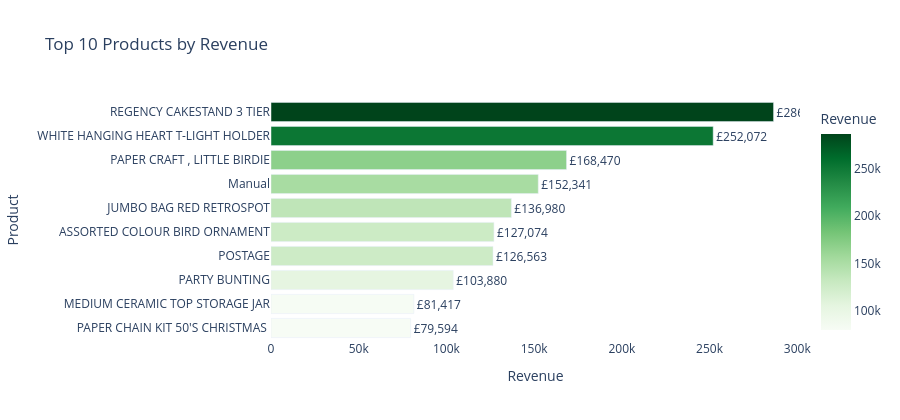

The notebook cell this image was saved under:
### Code cell
top_products = df.groupby('Description')['TotalPrice'].sum().sort_values(ascending=False).head(10).reset_index()
top_products.columns = ['Product', 'Revenue']
top_products['Product'] = top_products['Product'].str[:40]

fig3 = px.bar(
    top_products, x='Revenue', y='Product',
    orientation='h', color='Revenue',
    color_continuous_scale='Greens',
    title='Top 10 Products by Revenue',
    text=top_products['Revenue'].apply(lambda x: f'£{x:,.0f}')
)
fig3.update_traces(textposition='outside')
fig3.update_layout(
    height=420, showlegend=False,
    plot_bgcolor='white', paper_bgcolor='white',
    yaxis=dict(categoryorder='total ascending')
)
fig3.show()
print("图3完成")

### Figure 1 — Plotly figure (JSON) as saved in the notebook; plotly's stock layout.template omitted (floating-point values rounded to 4 significant figures)
{"data": [{"hovertemplate": "Revenue=%{marker.color}<br>Product=%{y}<br>text=%{text}<extra></extra>", "legendgroup": "", "marker": {"color": [286500.0, 252100.0, 168500.0, 152300.0, 137000.0, 127100.0, 126600.0, 103900.0, 81420.0, 79590.0], "coloraxis": "coloraxis", "pattern": {"shape": ""}}, "name": "", "orientation": "h", "showlegend": false, "text": ["£286,486", "£252,072", "£168,470", "£152,341", "£136,980", "£127,074", "£126,563", "£103,880", "£81,417", "£79,594"], "textposition": "outside", "type": "bar", "x": [286500.0, 252100.0, 168500.0, 152300.0, 137000.0, 127100.0, 126600.0, 103900.0, 81420.0, 79590.0], "xaxis": "x", "y": ["REGENCY CAKESTAND 3 TIER", "WHITE HANGING HEART T-LIGHT HOLDER", "PAPER CRAFT , LITTLE BIRDIE", "Manual", "JUMBO BAG RED RETROSPOT", "ASSORTED COLOUR BIRD ORNAMENT", "POSTAGE", "PARTY BUNTING", "MEDIUM CERAMIC TOP STORAGE JAR", "PAPER CHAIN KIT 50'S CHRISTMAS "], "yaxis": "y"}], "layout": {"barmode": "relative", "coloraxis": {"colorbar": {"title": {"text": "Revenue"}}, "colorscale": [[0, "rgb(247,252,245)"], [0.125, "rgb(229,245,224)"], [0.25, "rgb(199,233,192)"], [0.375, "rgb(161,217,155)"], [0.5, "rgb(116,196,118)"], [0.625, "rgb(65,171,93)"], [0.75, "rgb(35,139,69)"], [0.875, "rgb(0,109,44)"], [1, "rgb(0,68,27)"]]}, "height": 420, "legend": {"tracegroupgap": 0}, "paper_bgcolor": "white", "plot_bgcolor": "white", "showlegend": false, "title": {"text": "Top 10 Products by Revenue"}, "xaxis": {"anchor": "y", "domain": [0, 1], "title": {"text": "Revenue"}}, "yaxis": {"anchor": "x", "categoryorder": "total ascending", "domain": [0, 1], "title": {"text": "Product"}}}}
